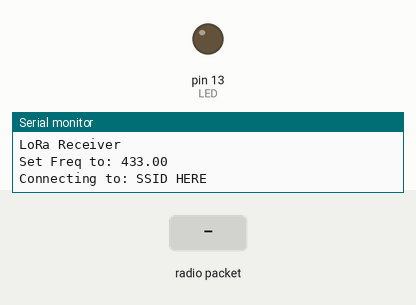
Simulated run of this sketch. Board: Arduino Uno, built with avr-gcc and run on an emulated ATmega328P. Shown: output pins drawn as LEDs (lit = HIGH), the last lines printed to the serial monitor. Inputs (shaded band) come from the test bench. No radio packets arrive unless stated; pins used as bus, display or sensor lines are not drawn.

Above: at 1.4 s.
1.5 s: radio packet "DI00" arrives
At 1.53 s:
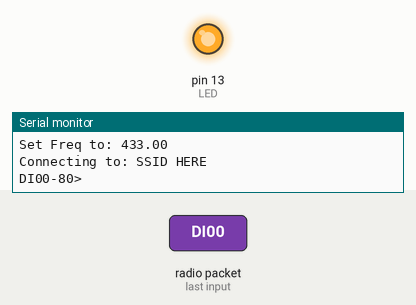
3.0 s: radio packet "AAA1" arrives
At 3.4 s:
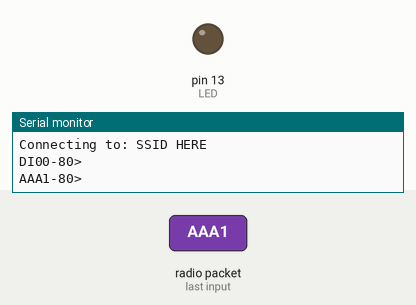
4.5 s: radio packet "/n" arrives
At 5.4 s:
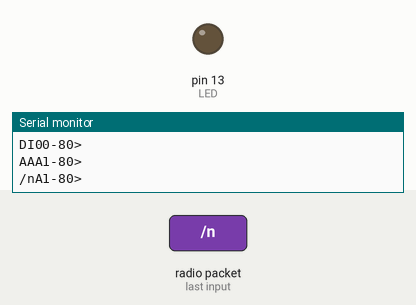
Timing chart, 0 to 7.5 s (numbered marks = the images above; inputs shaded):
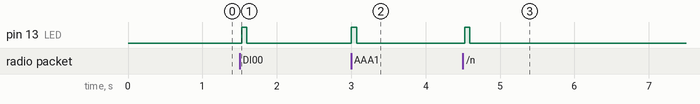

Measured:
- after the input at 1.5 s, pin 13 (LED): LOW → HIGH at once, → LOW 0.07 s later
- after the input at 3.0 s, pin 13 (LED): LOW → HIGH at once, → LOW 0.07 s later
- after the input at 4.5 s, pin 13 (LED): LOW → HIGH at once, → LOW 0.07 s later

The sketch:

PS_BS32u4Wrelay.ino
```cpp
#include <SPI.h>
#include <RH_RF95.h>


//  for feather32u4
#define RFM95_CS 1
#define RFM95_RST 4
#define RFM95_INT 7


//for Wemos mini
//#define RFM95_CS D8 // *Chip select: "NSS" on Lora
//#define RFM95_RST D2 // *Restet: "Reset" on Lora
//#define RFM95_INT D1 // *"DI00" on Lora
//#include <ESP8266WiFi.h>
/*/

 for feather m0
  #define RFM95_CS 8
  #define RFM95_RST 4
  #define RFM95_INT 3
*/

// Change to 434.0 or other frequency, must match RX's freq!
#define RF95_FREQ 433.0

// Singleton instance of the radio driver
RH_RF95 rf95(RFM95_CS, RFM95_INT);

// Blinky on receipt
#define LED 13
String  MSG = "";
String Webstring = "";
int WebStringLength = 27;  //56 for 1 reading
int noReadings = 2;   /// Number of readings start at 0

String ReceiverID = "RXX0";

String ProbeID[10] {"", "", "", "", "", "", "", "", "", ""};
String Lightlvl[10] {"", "", "", "", "", "", "", "", "", ""};
String Templvl[10] {"", "", "", "", "", "", "", "", "", ""};
String Humlvl[10] {"", "", "", "", "", "", "", "", "", ""};
String SoilMlvl[10] {"", "", "", "", "", "", "", "", "", ""};
String Batlvl[10] {"", "", "", "", "", "", "", "", "", ""};
String Recplvl[10] {"", "", "", "", "", "", "", "", "", ""};

const char* ssid = "SSID HERE";
const char* password = "PASS HERE";


void setup()
{
  pinMode(LED, OUTPUT);
  pinMode(RFM95_RST, OUTPUT);
  digitalWrite(RFM95_RST, HIGH);

  //while (!Serial);
  Serial.begin(115200);
  delay(100);

  Serial.println("LoRa Receiver");

  // manual reset
  digitalWrite(RFM95_RST, LOW);
  delay(10);
  digitalWrite(RFM95_RST, HIGH);
  delay(10);

  while (!rf95.init()) {
    /////Serial.println("LoRa radio init failed");
    while (1);
  }
  /////Serial.println("LoRa radio initialized");

  // Defaults after init are 434.0MHz, modulation GFSK_Rb250Fd250, +13dbM
  if (!rf95.setFrequency(RF95_FREQ)) {
    /////Serial.println("setFrequency failed");
    while (1);
  }
  Serial.print("Set Freq to: "); Serial.println(RF95_FREQ);

  // Defaults after init are 434.0MHz, 13dBm, Bw = 125 kHz, Cr = 4/5, Sf = 128chips/symbol, CRC on

  // The default transmitter power is 13dBm, using PA_BOOST.
  // If you are using RFM95/96/97/98 modules which uses the PA_BOOST transmitter pin, then
  // you can set transmitter powers from 5 to 23 dBm:
  rf95.setTxPower(23, false);

  //-----WIFI setup-----//

  // Connect to WiFi network
  Serial.print("Connecting to: ");
  Serial.println(ssid);

  //WiFi.config(ip, gateway, subnet);

  //WiFi.config(ip, dns, gateway, subnet);
  //WiFi.config(ip, gateway, subnet, dns);
  delay(100);


}

void loop()
{

  sendDataRequest();
  Wait_receive();
  //netwrok();
  delay(50);

}


void sendDataRequest()
{
  //Serial.println("Sending data request");
  //MSG = "AAA1";
  if (Serial.available()) {      // If anything comes in Serial (USB),
    MSG += Serial.readString();   //
    if (MSG == "/n"); {
      //-Pass data string to rf95_server-//
      //Serial.println(MSG);
      char radiopacket[15] = "";
      MSG.toCharArray(radiopacket, 15);
      //Serial.println(radiopacket);

      //-Also print data string to serial-//
      //Serial.print(radiopacket);
      radiopacket[15] = 0;

      //-Send data via LoRa-//
      delay(10);
      rf95.send((uint8_t *)radiopacket, 15);
      delay(10);
      rf95.waitPacketSent();
      MSG = "";
    }

  }


}


void Wait_receive()
{
  // Should be a message for us now
  uint8_t buf[RH_RF95_MAX_MESSAGE_LEN];
  uint8_t len = sizeof(buf);

  if (rf95.recv(buf, &len))
  {
    if (Webstring.length() >= (len * noReadings) )
    {
      //Serial.println("###");
      //Serial.println(Webstring);
      //Serial.println("###");

      Webstring = "";
    }

    digitalWrite(LED, HIGH);
    Serial.print((char*)buf); //Received string
    Serial.print(rf95.lastRssi(), DEC);   //Signal strength
    Serial.println(">");
    delay(10);
    Webstring += (char*)buf + String(rf95.lastRssi(), DEC) + "> ";

    //Webstring = ((char*)buf);

    // Send a reply
    uint8_t data[] = "RXX0";    //ReceiverID
    rf95.send(data, sizeof(data));
    //rf95.send(ReceiverID, sizeof(ReceiverID));
    rf95.waitPacketSent();
    //Serial.println("Sent a reply");
    digitalWrite(LED, LOW);
  }
  else
  {
    //Serial.println("Receive failed");
  }
}
```
